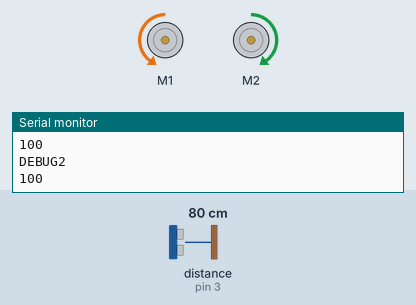
Recording of a sketch running on a simulated Arduino Uno, built with avr-gcc and run on an emulated ATmega328P. Parts: 2 × DC motor (green arrow = forward, orange = backward, longer = faster), the last lines printed to the serial monitor. Inputs (shaded band) come from the test bench; at power-on: distance to the obstacle (sensor on pin 3) 80 cm.

Above: at 1.2 s.
1.3 s: distance to the obstacle (sensor on pin 3) set to 22 cm
2.8 s: distance to the obstacle (sensor on pin 3) set to 17 cm
At 4.1 s:
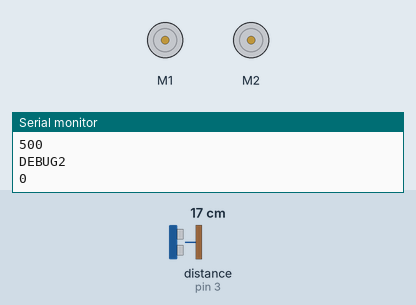
5.8 s: distance to the obstacle (sensor on pin 3) set to 35 cm
7.4 s: distance to the obstacle (sensor on pin 3) set to 2 cm
At 7.58 s:
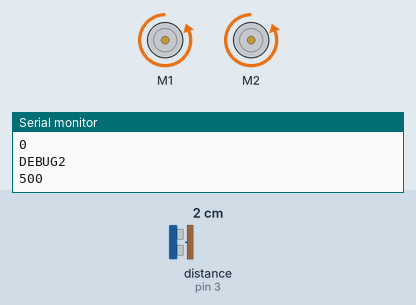
Timing chart, 0 to 11.4 s (numbered marks = the images above; inputs shaded):
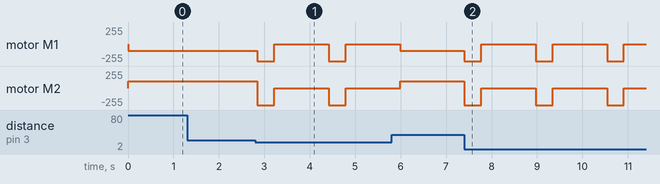

The sketch:

mazeFile.ino
```cpp
#include <Arduino.h>
#include <Wire.h>
#include <SoftwareSerial.h>
#include <MeMCore.h>
MeDCMotor motor_9(9);
MeDCMotor motor_10(10);

double angle_rad = PI/180.0;
double angle_deg = 180.0/PI;
void detectWall();
void detectWallWhileTurning();
void detectWallRight();
double WallDetected;
double DistToWall;
double RoomSize;
MeUltrasonicSensor ultrasonic_3(3);
void turnRight();
double Speed;
MeLineFollower linefollower_2(2);
void nudgeRight();
void nudgeLeft();
void turnLeft();
void Initialize();
double CmPerSecond;
void stopMovement();
void moveForward(double distance);
double Duration;
double currentTime = 0;
double lastTime = 0;


void _delay(float seconds){
  long endTime = millis() + seconds * 1000;
 while(millis() < endTime)_loop();
}

void _loop(){

}

void move(int direction, int speed)

{
   int leftSpeed = 0;
   int rightSpeed = 0;
   Serial.println("DEBUG2");
   Serial.println(speed);
   if(direction == 1){
      leftSpeed = speed;
      rightSpeed = speed;
   }else if(direction == 2){
      leftSpeed = -speed;
      rightSpeed = -speed;
   }else if(direction == 3){
      leftSpeed = -speed;
      rightSpeed = speed;
   }else if(direction == 4){
      leftSpeed = speed;
      rightSpeed = -speed;
   }

   motor_9.run((9)==M1?-(leftSpeed):(leftSpeed));
   motor_10.run((10)==M1?-(rightSpeed):(rightSpeed));
}

double getLastTime(){
    return currentTime = millis()/1000.0 - lastTime;
}

void detectWall()
{
  WallDetected = 0;
  _delay(0.2);

  DistToWall = ultrasonic_3.distanceCm();

  Duration += 0.2;

  if((DistToWall) < (2*RoomSize)){
    WallDetected = 1;
  }

}

void detectWallWhileTurning() {
  {
  WallDetected = 0;
  _delay(0.2);

  DistToWall = ultrasonic_3.distanceCm();

  Duration += 0.2;

  if((DistToWall) < (2 * RoomSize)){
    WallDetected = 1;
  }
  }
}

void turnRight()
{
  move(4, 5 * Speed);

  _delay(0.25);


  //  _loop();
  move(4, 5 * Speed);
  move(4, 5 * Speed);
  move(4, 5 * Speed);
  move(4, 5 * Speed);
  move(4, 5 * Speed);
  move(4, 5 * Speed);
  move(4, 5 * Speed);
  move(4, 5 * Speed);
  move(4, 5 * Speed);
  move(4, 5 * Speed);
  move(4, 5 * Speed);
  move(4, 5 * Speed);
  move(4, 5 * Speed);
  stopMovement();

}

void nudgeRight()
{
  move(4,(Speed) * (0.8));

  _delay(0.02);

  Duration += 0.02;

  move(1,Speed);

}

void nudgeLeft()
{
  move(3,(Speed) * (0.8));

  _delay(0.02);

  Duration += 0.02;

  move(1,Speed);

}
void turnLeft()
{
  move(3,Speed);

  _delay(0.25);


  stopMovement();

}

void Initialize()
{
  Serial.begin(9600);
  RoomSize = 10.00;

  CmPerSecond = 12.5;

  Speed = 100;

}

void stopMovement()
{
  move(1,0);

}

void moveForward(double distance)
{

  lastTime = millis()/1000.0;

  Duration = (distance) / (CmPerSecond);

  move(1,(Speed));

  //stopMovement();

}

void setup() {
  Initialize();

}

void detectWallRight(){
  _delay(1);
  detectWallWhileTurning();
}

void loop(){

  if((WallDetected) == 0) {
  moveForward(RoomSize);
  detectWall();

  }else {
    stopMovement();
    turnRight();
    detectWallRight();
  }


}
```

Measured:
- the behaviour switches between 20 and 19 cm on distance to the obstacle (sensor on pin 3) (found by bisection; images 0 and 1)
- after the input at 2.8 s, motor M1, motor M2: alternates backward 255/255 for 0.37 s and stopped for 1.2 s, starting after 0.05 s
- after the input at 7.4 s, motor M1, motor M2: alternates backward 255/255 for 0.37 s and stopped for 1.2 s, starting at once
